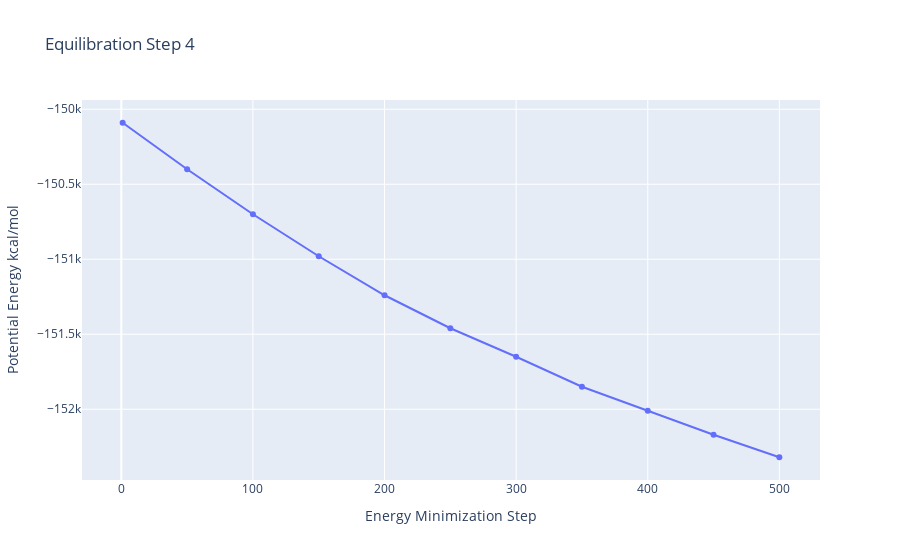

The notebook cell this image was saved under:
### Code cell
#Read data from file and filter energy values higher than 1000 Kj/mol^-1
with open(output_dat_eq4_path,'r') as energy_file:
    x,y = map(
        list,
        zip(*[
            (float(line.split()[0]),float(line.split()[1]))
            for line in energy_file 
            if not line.startswith(("#","@")) 
            if float(line.split()[1]) < 1000 
        ])
    )

plotly.offline.init_notebook_mode(connected=True)

fig = {
    "data": [go.Scatter(x=x, y=y)],
    "layout": go.Layout(title="Equilibration Step 4",
                        xaxis=dict(title = "Energy Minimization Step"),
                        yaxis=dict(title = "Potential Energy kcal/mol")
                       )
}

plotly.offline.iplot(fig)

### Figure 1 — Plotly figure (JSON) as saved in the notebook; plotly's stock layout.template omitted (floating-point values rounded to 4 significant figures)
{"data": [{"type": "scatter", "x": [1, 50, 100, 150, 200, 250, 300, 350, 400, 450, 500], "y": [-150090, -150400, -150700, -150980, -151240, -151460, -151650, -151850, -152010, -152170, -152320]}], "layout": {"title": {"text": "Equilibration Step 4"}, "xaxis": {"title": {"text": "Energy Minimization Step"}}, "yaxis": {"title": {"text": "Potential Energy kcal/mol"}}}}
